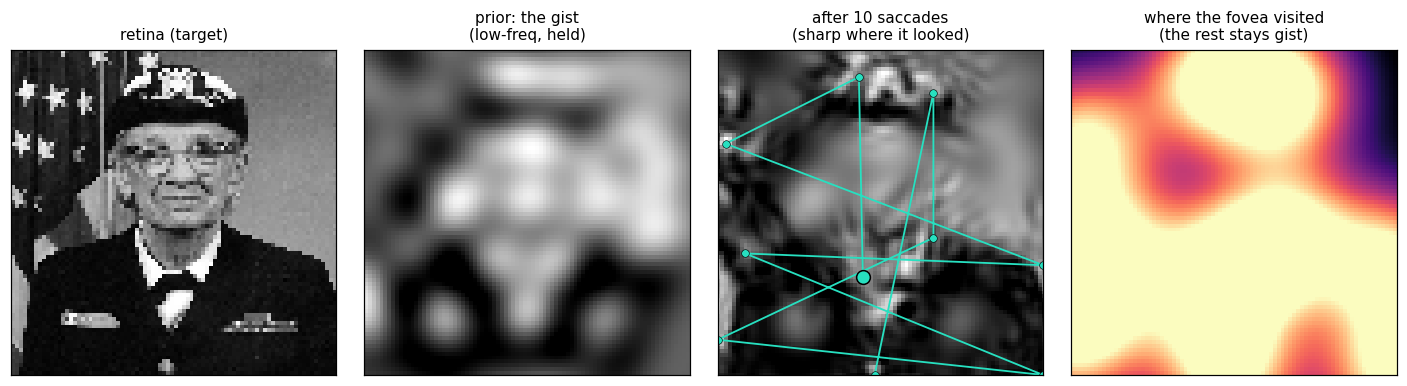

Generate this figure with Python:
# Foveated saccadic stitching, shown offline (autograd, CPU, no trained model).
# A blurry low-frequency GIST is laid down once (the held prior). Then the "eye"
# saccades to wherever the prediction is WORST (error-driven), spawns a few
# high-frequency Gabor packets INSIDE a foveal window, fits them to the local
# residual, and COMMITS them. The percept is held across fixations and sharpens
# only where the fovea has visited — peripheral stays gist. Inhibition-of-return
# stops it re-fixating the same spot. This is the mechanism; the live webcam
# version wires the same loop onto the trained SplatVAE.
import time, numpy as np
import autograd.numpy as anp
from autograd import grad
import matplotlib; matplotlib.use("Agg"); import matplotlib.pyplot as plt
import matplotlib.cbook as cb
from scipy.ndimage import zoom, gaussian_filter

img = plt.imread(cb.get_sample_data("grace_hopper.jpg")).astype(float)
if img.ndim == 3: img = img[..., :3].mean(2)
H = 84; img = zoom(img, (H/img.shape[0], H/img.shape[1]), order=1)
img = (img - img.min())/(img.max()-img.min())
gy, gx = np.meshgrid(np.linspace(0,1,H), np.linspace(0,1,H), indexing="ij")
GX, GY, TGT = anp.array(gx), anp.array(gy), anp.array(img)

def render(px, py, sig, th, f, a, b):
    px=px[:,None,None]; py=py[:,None,None]; s=sig[:,None,None]; th=th[:,None,None]
    f=f[:,None,None]; a=a[:,None,None]; b=b[:,None,None]
    dx=GX[None]-px; dy=GY[None]-py; xr=dx*anp.cos(th)+dy*anp.sin(th)
    env=anp.exp(-(dx*dx+dy*dy)/(2*s*s))
    return anp.sum(env*(a*anp.cos(2*np.pi*f*xr)-b*anp.sin(2*np.pi*f*xr)), axis=0)

def adam(v, gl, it, lr):
    m=np.zeros_like(v); s=np.zeros_like(v); b1,b2=0.9,0.999
    for t in range(1,it+1):
        g=gl(v); m=b1*m+(1-b1)*g; s=b2*s+(1-b2)*g*g
        v=v-lr*(m/(1-b1**t))/(np.sqrt(s/(1-b2**t))+1e-8)
    return v

# ---- 1. the GIST: a few low-frequency packets fit globally (the held prior) ----
rng=np.random.default_rng(0); Ng=70
side=int(np.ceil(np.sqrt(Ng))); g=np.linspace(0.1,0.9,side)
pos=np.array([(a,b) for a in g for b in g])[:Ng]
gist_fixed=dict(px=pos[:,0], py=pos[:,1], sig=np.full(Ng,0.12),
                th=rng.uniform(0,np.pi,Ng), f=np.full(Ng,2.5))
def gist_loss(v):
    a,b,bias=v[:Ng],v[Ng:2*Ng],v[2*Ng]
    r=render(anp.array(gist_fixed['px']),anp.array(gist_fixed['py']),anp.array(gist_fixed['sig']),
             anp.array(gist_fixed['th']),anp.array(gist_fixed['f']),a,b)+bias
    return anp.mean((r-TGT)**2)
vg=adam(np.concatenate([rng.normal(0,.05,Ng),rng.normal(0,.05,Ng),[float(img.mean())]]),
        grad(gist_loss), 120, 0.03)
ga,gb,bias=vg[:Ng],vg[Ng:2*Ng],vg[2*Ng]
committed = np.array(render(gist_fixed['px'],gist_fixed['py'],gist_fixed['sig'],
                            gist_fixed['th'],gist_fixed['f'],ga,gb))+bias
prior = committed.copy()

# ---- 2. SACCADES: look where error is worst, spawn foveal high-freq detail ----
K=10; rad=0.16; per=26
ior=np.zeros((H,H)); fixations=[]
for k in range(K):
    resid=np.abs(committed-img)
    err=gaussian_filter(resid,2.0)*(1-ior)
    fy,fx=np.unravel_index(np.argmax(err),err.shape)
    fxn,fyn=fx/(H-1),fy/(H-1); fixations.append((fxn,fyn))
    # foveal window + inhibition of return
    win=np.exp(-((gx-fxn)**2+(gy-fyn)**2)/(2*rad**2))
    ior=np.clip(ior+np.exp(-((gx-fxn)**2+(gy-fyn)**2)/(2*(rad*0.9)**2)),0,1)
    # spawn high-freq packets inside the fovea, fit to the LOCAL residual
    ang=rng.uniform(0,2*np.pi,per); rr=rad*np.sqrt(rng.uniform(0,1,per))
    spx=np.clip(fxn+rr*np.cos(ang),0,1); spy=np.clip(fyn+rr*np.sin(ang),0,1)
    sth=rng.uniform(0,np.pi,per); sf=np.exp(np.linspace(np.log(7),np.log(26),per))[rng.permutation(per)]
    W=anp.array(win); HELD=anp.array(committed)
    def loss(v):
        a,b=v[:per],v[per:2*per]
        r=HELD+render(anp.array(spx),anp.array(spy),anp.full(per,0.045),
                      anp.array(sth),anp.array(sf),a,b)
        return anp.sum(W*(r-TGT)**2)/(anp.sum(W)+1e-6)
    vv=adam(rng.normal(0,.02,2*per), grad(loss), 50, 0.05)
    committed = committed + np.array(render(spx,spy,np.full(per,0.045),sth,sf,vv[:per],vv[per:2*per]))

def psnr(a,b,m=None):
    if m is None: e=np.mean((a-b)**2)
    else: e=np.sum(m*(a-b)**2)/np.sum(m)
    return 10*np.log10(1/max(e,1e-9))
foveated=np.zeros((H,H))
for fxn,fyn in fixations: foveated+=np.exp(-((gx-fxn)**2+(gy-fyn)**2)/(2*rad**2))
foveated=np.clip(foveated,0,1); periph=1-foveated
print(f"prior (gist) PSNR          : {psnr(prior,img):.2f} dB")
print(f"after {K} saccades, fixated : {psnr(committed,img,foveated):.2f} dB")
print(f"after {K} saccades, periphery: {psnr(committed,img,periph):.2f} dB  (stays gist)")

fig,ax=plt.subplots(1,4,figsize=(13,3.4))
ax[0].imshow(img,cmap="gray"); ax[0].set_title("retina (target)",fontsize=10)
ax[1].imshow(np.clip(prior,0,1),cmap="gray"); ax[1].set_title("prior: the gist\n(low-freq, held)",fontsize=10)
ax[2].imshow(np.clip(committed,0,1),cmap="gray")
fxs=[f[0]*(H-1) for f in fixations]; fys=[f[1]*(H-1) for f in fixations]
ax[2].plot(fxs,fys,'-o',color="#27e0c0",ms=5,lw=1.2,mec='k',mew=.4)
ax[2].plot(fxs[0],fys[0],'o',color="#27e0c0",ms=9,mec='k')
ax[2].set_xlim(0,H-1); ax[2].set_ylim(H-1,0)
ax[2].set_title(f"after {K} saccades\n(sharp where it looked)",fontsize=10)
ax[3].imshow(foveated,cmap="magma"); ax[3].set_title("where the fovea visited\n(the rest stays gist)",fontsize=10)
for a in ax: a.set_xticks([]); a.set_yticks([])
plt.tight_layout(); plt.savefig("saccade_demo.png",dpi=110,bbox_inches="tight")
print("saved saccade_demo.png")
